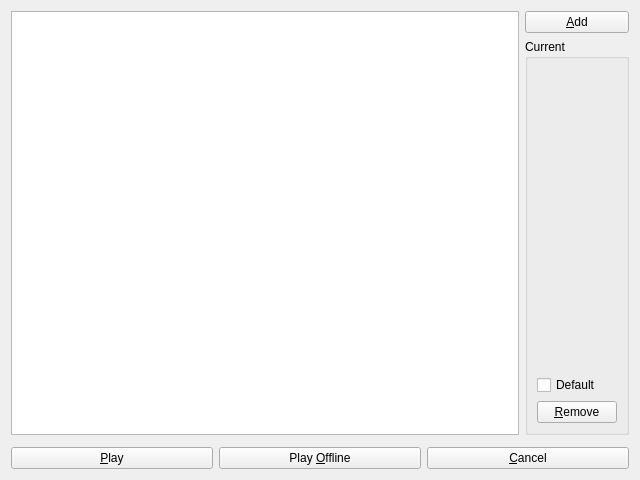
<?xml version="1.0" encoding="UTF-8"?>
<ui version="4.0">
 <class>AccountsWidget</class>
 <widget class="QWidget" name="AccountsWidget">
  <property name="geometry">
   <rect>
    <x>0</x>
    <y>0</y>
    <width>640</width>
    <height>480</height>
   </rect>
  </property>
  <property name="windowTitle">
   <string>Accounts</string>
  </property>
  <layout class="QGridLayout" name="gridLayout">
   <item row="0" column="0">
    <widget class="QTreeView" name="view"/>
   </item>
   <item row="0" column="1">
    <layout class="QVBoxLayout" name="verticalLayout_2">
     <item>
      <widget class="QPushButton" name="addBtn">
       <property name="text">
        <string>&amp;Add</string>
       </property>
      </widget>
     </item>
     <item>
      <widget class="QGroupBox" name="groupBox">
       <property name="title">
        <string>Current</string>
       </property>
       <layout class="QVBoxLayout" name="verticalLayout">
        <item>
         <widget class="QLabel" name="avatarLbl">
          <property name="text">
           <string/>
          </property>
          <property name="alignment">
           <set>Qt::AlignCenter</set>
          </property>
         </widget>
        </item>
        <item>
         <widget class="QLabel" name="usernameLbl">
          <property name="text">
           <string/>
          </property>
          <property name="alignment">
           <set>Qt::AlignCenter</set>
          </property>
         </widget>
        </item>
        <item>
         <spacer name="verticalSpacer">
          <property name="orientation">
           <enum>Qt::Vertical</enum>
          </property>
          <property name="sizeHint" stdset="0">
           <size>
            <width>20</width>
            <height>226</height>
           </size>
          </property>
         </spacer>
        </item>
        <item>
         <widget class="QCheckBox" name="globalDefaultBtn">
          <property name="text">
           <string>Default</string>
          </property>
          <property name="checkable">
           <bool>true</bool>
          </property>
          <property name="checked">
           <bool>false</bool>
          </property>
         </widget>
        </item>
        <item>
         <widget class="QPushButton" name="removeBtn">
          <property name="text">
           <string>&amp;Remove</string>
          </property>
         </widget>
        </item>
       </layout>
      </widget>
     </item>
    </layout>
   </item>
   <item row="1" column="0" colspan="2">
    <widget class="ProgressWidget" name="progressWidget" native="true"/>
   </item>
   <item row="2" column="0" colspan="2">
    <layout class="QHBoxLayout" name="horizontalLayout">
     <item>
      <widget class="QPushButton" name="useBtn">
       <property name="text">
        <string>&amp;Play</string>
       </property>
      </widget>
     </item>
     <item>
      <widget class="QPushButton" name="offlineBtn">
       <property name="text">
        <string>Play &amp;Offline</string>
       </property>
      </widget>
     </item>
     <item>
      <widget class="QPushButton" name="cancelBtn">
       <property name="text">
        <string>&amp;Cancel</string>
       </property>
      </widget>
     </item>
    </layout>
   </item>
  </layout>
 </widget>
 <customwidgets>
  <customwidget>
   <class>ProgressWidget</class>
   <extends>QWidget</extends>
   <header>widgets/ProgressWidget.h</header>
   <container>1</container>
  </customwidget>
 </customwidgets>
 <resources/>
 <connections/>
</ui>
